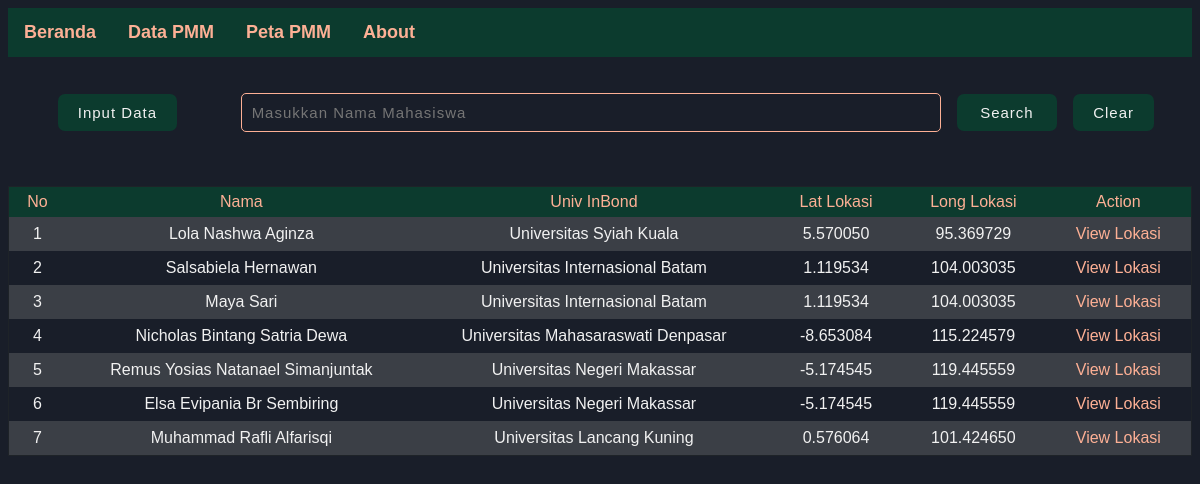
Screenshot of /componen/data/index.php with the database file from the repository.
### tables this page shows
CREATE TABLE `peta` (
  `id` int(5) NOT NULL,
  `nama` varchar(39) NOT NULL,
  `univ` varchar(500) NOT NULL,
  `lat` varchar(20) NOT NULL,
  `lng` varchar(20) NOT NULL
);

### componen/data/index.php (the view, shortened to what this page needs)
<!DOCTYPE html>
<html lang="en">
    <head>
        <link href="../../css/style.css" rel="stylesheet" type="text/css" />
    </head>
    <body>
        <nav class="topnav" id="myTopnav">
            <a href="../../">Beranda</a>
            <a href="#" onclick="Halaman()">Data PMM</a>
            <a href="../peta">Peta PMM</a>
            <a href="../about">About</a>
        </nav>
        <br><br>
        <div class="menu-search">
            <form action="index.php" method="GET">
                <a href="input.php" style="margin-right: 5%;">Input Data</a>
                <input type="search" name="cari" placeholder="Masukkan Nama Mahasiswa" />
                <input type="submit" value="Search">
                <a href="index.php">Clear</a>
        </div>
        <br><br><br>
        <table style="width: 100%; margin-bottom: 20px;" class="table">
            <tr>
                <th>No</th>
                <th>Nama</th>
                <th>Univ InBond</th>
                <th>Lat Lokasi</th>
                <th>Long Lokasi</th>
                <th>Action</th>
            </tr>
        <?php
            $conn = mysqli_connect('localhost','root','','paris');
            if(isset($_GET['cari'])) {
                $cari = $_GET['cari'];
                $data = mysqli_query($conn, "select * from peta where nama like '%".$cari."%'");
            } else {
                $data = mysqli_query($conn, "select * from peta");
            }
            $no = 1;
            while($all = mysqli_fetch_array($data)) {
        ?>
        <tr>
            <td><?php echo $no++; ?></td>
            <td><?php echo $all['nama'] ?></td>
            <td><?php echo $all['univ'] ?></td>
            <td><?php echo $all['lat'] ?></td>
            <td><?php echo $all['lng'] ?></td>
            <td><a style="text-decoration: none; color: #fdb095;" href="view.php?id=<?php echo $all['id']?>">View Lokasi</a></td>
        </tr>
        <?php
            }
        ?>
        </table>
    </body>
</html>

### css/style.css (style rules this page uses)
body { scroll-behavior: smooth; font-family: sans-serif; background-color: #191e29; }
.menu-search { text-align: center; }
.menu-search form input[type = search] { padding: 10px; font-size: 15px; letter-spacing: 1px; outline: none; border-radius: 5px; border: 1px solid #fdb095; color: #f1f1f1; background-color: transparent; width: 700px; }
.menu-search form input[type = submit] { padding: 10px 20px 10px 20px; border-radius: 7px; outline: none; width: 100px; border: 0; color: #f1f1f1; background-color: #0c3b2e; cursor: pointer; margin-left: 1%; font-size: 15px; letter-spacing: 1px; transition: 0.25s; }
.menu-search form a { padding: 10px 20px 10px 20px; border-radius: 7px; background-color: #0c3b2e; color: #f1f1f1; text-decoration: none; font-size: 15px; letter-spacing: 1px; margin-left: 1%; transition: 0.25s; }
body .table { border-collapse: collapse; width: 50%; border: 1px solid #1e2328; }
body .table tr th { background: #0c3b2e; color: #fdb095; font-weight: normal; padding-top: 6px; padding-bottom: 6px; }
body .table tr td { color: #f1f1f1; padding: 8px 20px; text-align: center; }
body .table tr { transition: 0.5s; }
body .table tr:nth-child(even) { background-color: #3b3f46; }
.topnav { overflow: hidden; background-color: #0c3b2e; }
.topnav a { font-family: sans-serif; float: left; display: block; color: #fdb095; text-align: center; font-weight: bold; padding: 14px 16px; text-decoration: none; font-size: 18px; transition: 0.25s; }

### rows the page displays
peta: nama "Lola Nashwa Aginza", univ "Universitas Syiah Kuala", lat "5.570050", lng "95.369729"
peta: nama "Salsabiela Hernawan", univ "Universitas Internasional Batam", lat "1.119534", lng "104.003035"
peta: nama "Maya Sari", univ "Universitas Internasional Batam", lat "1.119534", lng "104.003035"
peta: nama "Nicholas Bintang Satria Dewa", univ "Universitas Mahasaraswati Denpasar", lat "-8.653084", lng "115.224579"
peta: nama "Remus Yosias Natanael Simanjuntak", univ "Universitas Negeri Makassar", lat "-5.174545", lng "119.445559"
peta: nama "Elsa Evipania Br Sembiring", univ "Universitas Negeri Makassar", lat "-5.174545", lng "119.445559"
peta: nama "Muhammad Rafli Alfarisqi", univ "Universitas Lancang Kuning", lat "0.576064", lng "101.424650"
